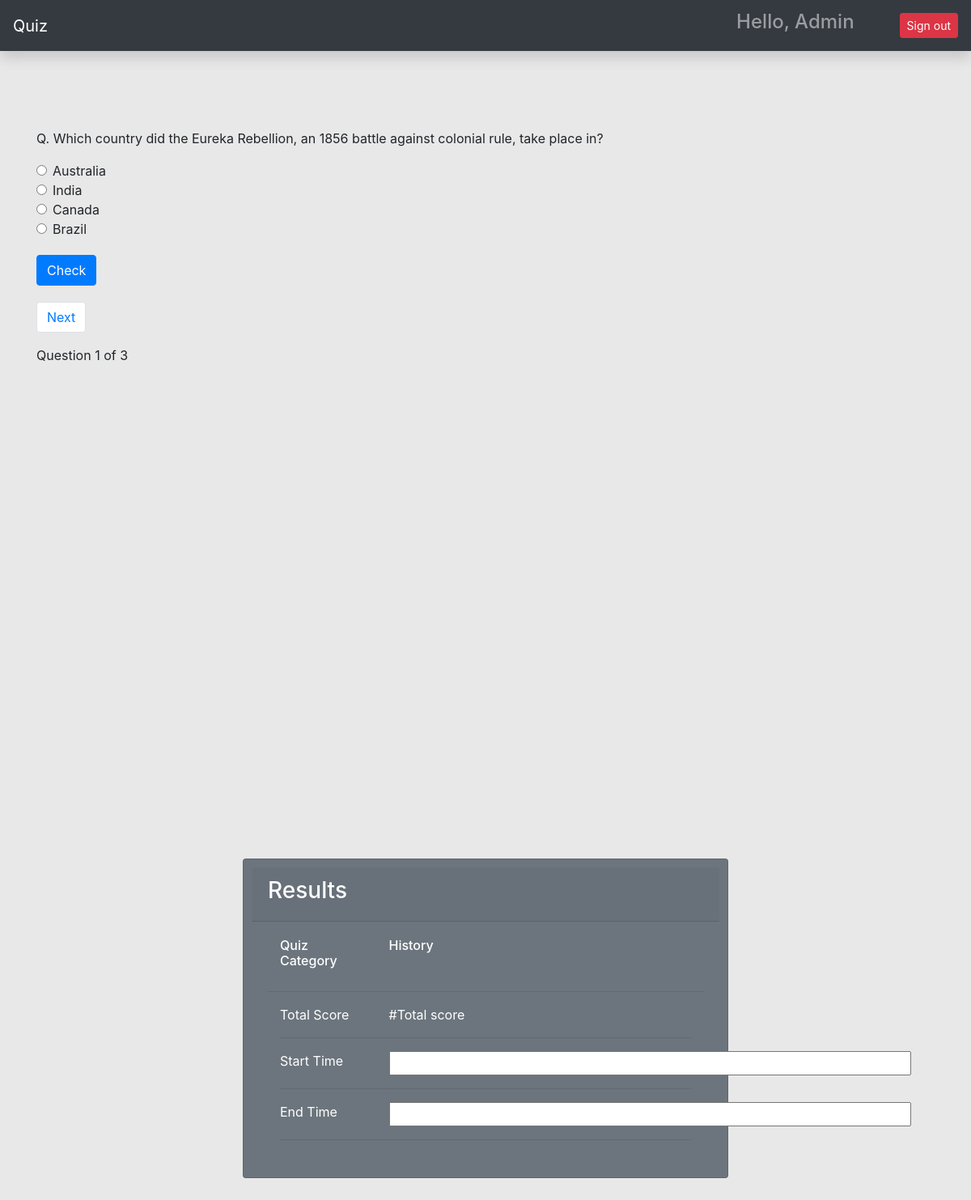
/quiz/category/3/ (signed in), run on the app's committed database.
### quiz/models.py (models this page shows, shortened)
class Question(models.Model):
    choice = models.ForeignKey(Category, on_delete=models.CASCADE)
    question = models.CharField(max_length=250)
    answer = models.CharField(max_length=100)
    option_one = models.CharField(max_length=100)
    option_two = models.CharField(max_length=100)
    option_three = models.CharField(max_length=100, blank=True)
    option_four = models.CharField(max_length=100, blank=True)
    created_at = models.DateTimeField(auto_now_add=True)
    updated_at = models.DateTimeField(auto_now=True)

class Category(models.Model):
    owner = models.ForeignKey(to=User, on_delete=models.CASCADE)
    category = models.CharField(max_length=200)
    def __str__(self):
        return self.category

### quiz/views.py (the view, shortened to what this page needs)
# urls.py: path('category/<int:pk>/', take_quiz, name='take_quiz'),
@login_required(login_url='/login/')
def take_quiz(request, pk):
    questions = Question.objects.filter(choice=pk).order_by('-created_at')
    paginator = Paginator(questions,1)
    page_number = request.GET.get('page')
    page_obj = Paginator.get_page(paginator, page_number)
    context = {'questions': questions, 'page_obj': page_obj,}
    if request.method == 'GET':
        request.session['previous_page'] = request.path_info + "?page=" + request.GET.get("page", '1')
        return render(request, 'quiz.html', context)

### templates/quiz.html (shortened to what this page needs)
{% extends 'base.html' %}
{% load static %}
{% block content %}
<div id="section1">
<div class="container mt-5 pt-5">
{% for question in page_obj %}
<form action="" method="post">
  <p>Q. {{question.question}}</p>
  <div class="form-check">
  <input class="form-check-input" type="radio" name="option" id="option_one" value="{{question.option_one}}">
    {{question.option_one}}
</div>
<div class="form-check">
  <input class="form-check-input" type="radio" name="option" id="option_two" value="{{question.option_two}}">
    {{question.option_two}}
</div>
<div class="form-check">
  <input class="form-check-input" type="radio" name="option" id="option_three" value="{{question.option_three}}">
    {{question.option_three}}
</div>
<div class="form-check lower-radio">
  <input class="form-check-input" type="radio" name="option" id="option_four" value="{{question.option_four}}">
    {{question.option_four}}
</div>
  <input class="btn btn-primary check-btn" type="submit" value="Check" id="check" onclick="displayRadioValue();"/>
</form>
</div>
{% endfor %}
<div class="container">
  <div class="pagination-btns">
    <ol class="pagination align-right mr-auto">
    {% if page_obj.has_next %}
      <li class="page-item">
        <a id="next-btn" class="page-link btn btn-success" href="?page={{ page_obj.next_page_number }}" id="next-button" >Next</a>
      </li>
      {% endif %}
    </ol>
Question {{page_obj.number}} of {{page_obj.paginator.num_pages}}
</div>
</div>
</div>
<div  id="section2">
<div class="card text-white bg-secondary mb-3 quizresults">
    <div class="card-header"><h3>Results</h3></div>
    <div class="card-body">
    <div class="container">
    <div class="row">
      <h6 class="card-title col-3">Quiz Category</h6>
      {% for question in page_obj %}
      <h6 class="card-title col-8">{{question.choice}} </h6>
      {% endfor %}
    </div>
    </div>
    <hr>
      <p class="card-text">
      <div class="container">
      <div class="row">
        <div class="col-3">Total Score</div>
        <div class="col-8">#Total score</div>
      </div>
      <hr>
      <div class="row">
        <div class="col-3">Start Time</div>
        <div class="col-8" id="displayStartTime">
        <input type="text" size="58" id="startTimeField" readonly="true">
        </div>
      </div>
      <hr>
      <div class="row">
        <div class="col-3">End Time</div>
        <div class="col-8" id="displayEndTime">
        <input type="text" size="58" id="endTimeField" readonly="true">
        </div>
      </div>
      <hr>
      </div>
      </p>
    </div>
  </div>
</div>
{% endblock content %}

### templates/base.html (shortened to what this page needs)
{% load static %}
<html lang="en">
  <head>
    <link href="{% static 'css/bootstrap.min.css'%}" rel="stylesheet" />
    <link href="{% static 'css/main.css'%}" rel="stylesheet" />
    <link
      rel="stylesheet"
      href="https://maxcdn.bootstrapcdn.com/bootstrap/4.0.0/css/bootstrap.min.css"
    />
    <link rel="stylesheet" href="{% static 'css/styles.css' %}">
  </head>
  <body>
    <nav
      class="navbar navbar-dark sticky-top bg-dark flex-md-nowrap p-0 shadow"
    >
      <a class="navbar-brand col-md-3 col-lg-2 me-0 px-3" href="#"
        >Quiz</a
      >
      <ul class="navbar-nav px-3" style="display: flex; flex-direction: row; align-items:center;">
      <li class="nav-item text-nowrap">
      <div href="" class="nav-link">
      <h4 class="text text-capitalize">
      Hello, {{request.user.username}}
      </h4>
      </div>
      </li>
        <li class="nav-item text-nowrap mt-3 ml-2">
          <form action="{% url 'logout' %}" method="post">
            <input class="btn btn-danger btn-sm ml-5" type="submit" value="Sign out">
          </form>
        </li>
      </ul>
    </nav>
    {% block content %}
    {% endblock content %}
  </body>
</html>

### quiz/static/css/styles.css (style rules this page uses)
body { overflow: hidden; background-color: #E8E8E8; }
.check-btn { margin-top: 10px; }
.pagination-btns { margin-top: 20px; }
.lower-radio { margin-bottom: 10px; }
.quizresults { margin: auto; margin-top: 150px; width: 50%; padding: 10px; }
#section1 { height: 100vh; }
#section2 { height: 100vh; }

### data on the page
Question: question "Which country did the Eureka Rebellion, an 1856 battle against colonial rule, take place in?", option_one "Australia", option_two "India", option_three "Canada", option_four "Brazil", choice "History"

### other printed values
{{ request.user.username }} "Admin"
{{ page_obj.number }} "1"
{{ page_obj.paginator.num_pages }} "3"
